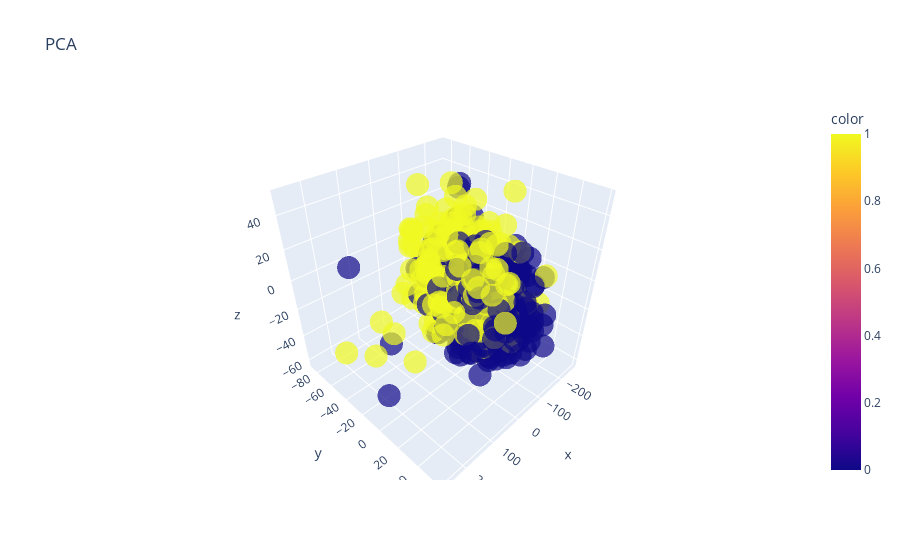

The code cell stored with this chart in its notebook:
### Code cell
plt.Figure(figsize=(10,9))
fig = px.scatter_3d(X,
                    x = X[:,0],
                    y = X[:,1],
                    z = X[:,2], 
                    color=y,
                    title='PCA',
                    opacity=0.7)
fig.show()

### Figure 1 — Plotly figure (JSON) as saved in the notebook; plotly's stock layout.template omitted (floating-point values rounded to 4 significant figures; data arrays with more than 128 entries replaced by an {"elided": "..."} marker saying what was removed)
{"data": [{"hovertemplate": "x=%{x}<br>y=%{y}<br>z=%{z}<br>color=%{marker.color}<extra></extra>", "legendgroup": "", "marker": {"color": {"elided": "746 int values"}, "coloraxis": "coloraxis", "opacity": 0.7, "symbol": "circle"}, "mode": "markers", "name": "", "scene": "scene", "showlegend": false, "type": "scatter3d", "x": {"elided": "746 float values"}, "y": {"elided": "746 float values"}, "z": {"elided": "746 float values"}}], "layout": {"coloraxis": {"colorbar": {"title": {"text": "color"}}, "colorscale": [[0, "#0d0887"], [0.1111, "#46039f"], [0.2222, "#7201a8"], [0.3333, "#9c179e"], [0.4444, "#bd3786"], [0.5556, "#d8576b"], [0.6667, "#ed7953"], [0.7778, "#fb9f3a"], [0.8889, "#fdca26"], [1, "#f0f921"]]}, "legend": {"tracegroupgap": 0}, "scene": {"domain": {"x": [0, 1], "y": [0, 1]}, "xaxis": {"title": {"text": "x"}}, "yaxis": {"title": {"text": "y"}}, "zaxis": {"title": {"text": "z"}}}, "title": {"text": "PCA"}}}
